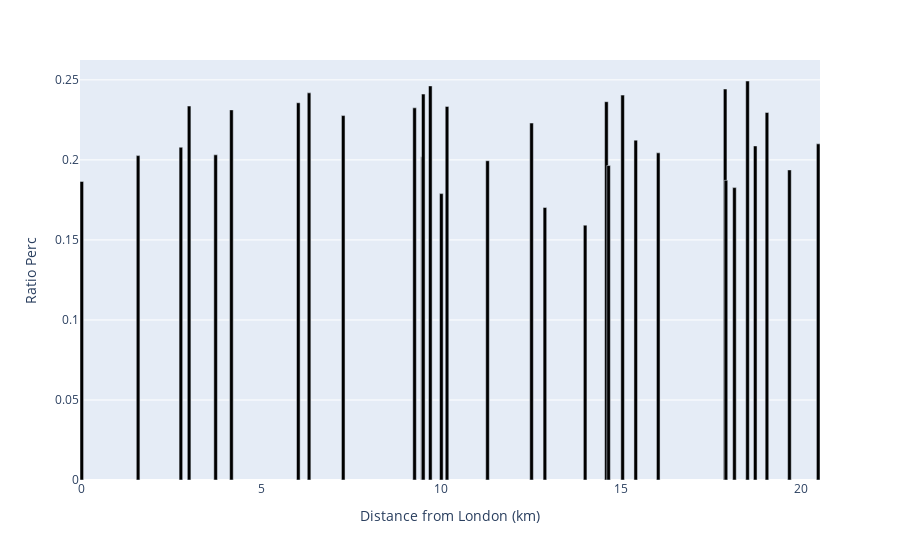

Source (notebook cell):
### Code cell
fig = px.bar(ratioDistance, y='Ratio Perc', x='Distance from London (km)')
fig.update_traces(marker_color='black',width=.1)
fig.show()

### Figure 1 — Plotly figure (JSON) as saved in the notebook; plotly's stock layout.template omitted (floating-point values rounded to 4 significant figures)
{"data": [{"alignmentgroup": "True", "hovertemplate": "Distance from London (km)=%{x}<br>Ratio Perc=%{y}<extra></extra>", "legendgroup": "", "marker": {"color": "black", "pattern": {"shape": ""}}, "name": "", "offsetgroup": "", "orientation": "v", "showlegend": false, "textposition": "auto", "type": "bar", "width": 0.1, "x": [0, 3.723, 7.273, 10.16, 9.481, 6.323, 1.566, 6.023, 4.163, 2.986, 2.756, 14.0, 15.05, 19.69, 17.9, 19.06, 14.59, 18.52, 16.04, 14.65, 9.258, 11.29, 18.16, 20.49, 17.92, 12.51, 9.696, 10.0, 9.5, 15.41, 12.88, 18.74], "xaxis": "x", "y": [0.1866, 0.2032, 0.2277, 0.2334, 0.2019, 0.2419, 0.2027, 0.2357, 0.2312, 0.2336, 0.2079, 0.1592, 0.2405, 0.1937, 0.2443, 0.2296, 0.2364, 0.2493, 0.2044, 0.1965, 0.2325, 0.1995, 0.1827, 0.21, 0.1872, 0.223, 0.2462, 0.1789, 0.2411, 0.2123, 0.1702, 0.2087], "yaxis": "y"}], "layout": {"barmode": "relative", "legend": {"tracegroupgap": 0}, "margin": {"t": 60}, "xaxis": {"anchor": "y", "domain": [0, 1], "title": {"text": "Distance from London (km)"}}, "yaxis": {"anchor": "x", "domain": [0, 1], "title": {"text": "Ratio Perc"}}}}
